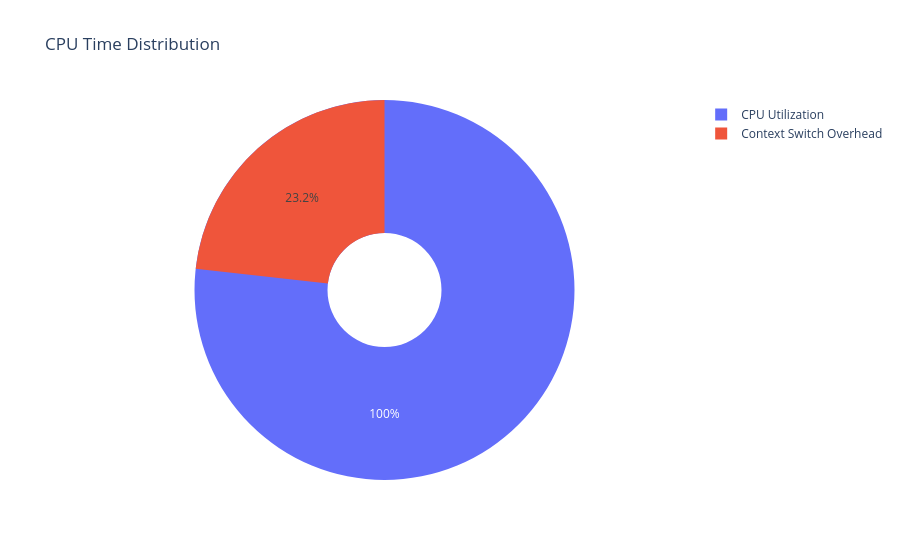

Notebook code cell kept with this figure:
### Markdown cell above
# CPU Utilization

### Code cell
# Create pie chart for CPU utilization
labels = ['CPU Utilization', 'Context Switch Overhead', 'Idle Time']
values = [
    metrics['cpu_utilization'],
    metrics['context_switch_overhead'],
    100 - metrics['cpu_utilization'] - metrics['context_switch_overhead']
]

fig = go.Figure(data=[go.Pie(labels=labels, values=values, hole=.3)])
fig.update_layout(title='CPU Time Distribution')
fig.show()

### Figure 1 — Plotly figure (JSON) as saved in the notebook; plotly's stock layout.template omitted (floating-point values rounded to 4 significant figures)
{"data": [{"hole": 0.3, "labels": ["CPU Utilization", "Context Switch Overhead", "Idle Time"], "type": "pie", "values": [100, 23.21, -23.21]}], "layout": {"title": {"text": "CPU Time Distribution"}}}
